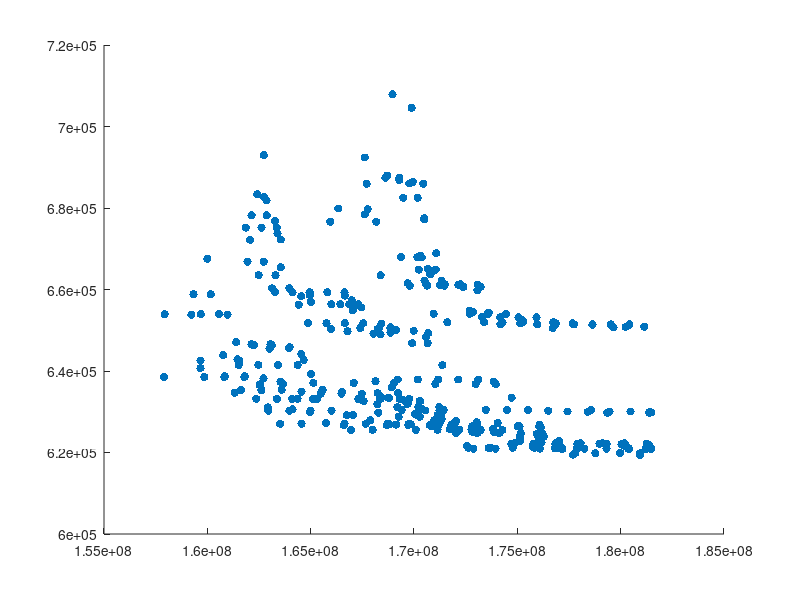

The MATLAB script that drew this image:



%%%%CT policy

X3=[165131560.010049
166949987.026806
167996664.223301
170090018.616290
171136695.812784
171136695.812784
172036174.310409
172871264.058355
173945537.458869
177169464.054996
180393718.382722
165947588.504417
165985600.279855
166781588.562385
167078178.430573
167564899.009054
168272014.611549
169129926.473555
171136937.438829
172178553.453497
172182164.086156
173066560.282688
174118038.503648
174707231.451363
176094084.260280
178242631.060924
178242631.060924
179316904.461438
180391177.861951
181465451.262465
181468779.745697
166336112.161435
167086622.793521
168239458.649544
168747229.752972
168792301.624226
169257169.418047
170284425.098207
171127814.889688
171207625.099516
172183373.019512
173228326.110140
175111710.232980
175136773.323550
175775760.824008
176841870.628330
177169206.339273
179316578.959193
179317335.431847
180391177.861970
181465451.262465
167087033.127406
168923736.595821
169231953.915477
169677722.568215
169572586.297335
170284425.098229
171283065.343195
172183606.789285
173230046.848598
174272230.114282
175167061.914352
175936597.216623
176173942.458053
176842974.206509
177904643.564142
180390778.295162
181465500.880188
167615118.905161
168134735.653012
169027168.022223
169231953.915490
169705012.626567
169573707.790425
170389653.856331
170536947.029911
171311791.524990
171339771.233035
172187506.411883
173230050.223947
174276727.389296
175169418.099899
176216999.456610
176276781.655841
176844668.937191
177909190.216814
179324199.855716
178976509.805298
180040692.095856
180391241.147081
181464719.627269
181464701.321873
181464701.321873
181464701.321873
167624277.052487
167758725.124287
168168232.485362
168373845.258164
169033855.523236
169763199.193190];

X1=[167709813.632596
168385889.083440
169798143.846102
169697354.802233
170951034.619630
171613796.613315
174179106.903309
175957884.341828
176711951.241273
168615768.687836
169291088.183446
169371728.460419
170590804.486989
170632456.971141
170239193.079283
170506477.852669
171466770.095879
172387150.163657
172301083.220767
172391672.471348
172699331.331206
172702477.917579
173293503.573966
173390454.466555
174278783.379801
175144215.504606
176845367.568347
178627939.048205
179650804.605501
168695111.560406
169291400.815788
169472737.215223
170164482.349097
171255614.936737
170370950.309829
170668190.348788
170777078.481170
172301083.220895
172849985.633215
173554527.793625
174167538.046456
174278783.379820
175167112.301988
176849343.840100
177740803.338373
178630955.728348
178630758.279197
179519617.046347
180241089.713083
168956480.163853
169766837.056457
170177606.094899
170302977.637956
171334774.534326
171497377.318403
171421432.329336
172148370.522722
170802339.981282
172301308.887486
173065002.621807
173576537.744538
174174362.168436
175055220.762906
175287866.938155
175230959.574621
176735164.688048
176853258.414770
177740803.338374
178631710.166165
179523311.830101
180414189.619891
181139397.865738
169766844.668973
170446513.215337
170490093.235561
171426302.908426
171487814.390036
172256138.267222
172256138.267222
172253969.663842
171049849.414732
171043707.021852
173092532.211218
173135259.287890
173223065.442404
173615871.973142
174447167.989588
175055264.395938
175929823.839338
176867714.204686
177677549.980029
178632262.836646
179523706.679342
181140675.565021
169882602.008333
169942470.819606
170450744.089342
170495634.200356
171072064.357695
180415181.832538];

X2=[161866980.879488
161938092.065575
162480527.890860
163273780.618226
163129394.852671
164117875.812032
164424797.313627
164874719.277145
165764276.908113
166653674.401128
167404432.023420
168036163.521760
169218095.683796
169406623.071657
171398970.207429
176491428.630241
177423105.082916
178413576.800496
179345785.496990
162066034.276667
162737038.382090
163275568.346276
164117875.814203
164540728.463965
165010929.476424
165998921.405484
166436936.813439
167046124.428036
167539038.387461
168249639.860542
168863729.486647
169906297.117973
170190628.968538
171028082.046748
171441318.582198
178442680.885314
178442680.885314
179427640.770492
181375185.612150
162143658.428853
162615808.471432
163299352.784367
163967656.176968
164966330.307109
164949720.882159
166658189.795146
166860854.132520
167175775.838510
167448567.204025
167543242.075911
168301137.628351
168860966.862638
168976158.645891
169128319.250748
169986428.970262
170580367.372018
170656868.421523
171163162.253293
172135523.412499
172986436.238002
173476516.138472
174495621.488787
178532971.471440
179462256.687703
180480050.967303
181390178.074207
181388352.792106
162414959.613590
162745175.356812
162869704.554367
162874575.142114
163275150.787403
163397534.070418
163552213.562888
163364636.063386
163967656.179757
166638251.244022
164961971.008886
165806070.719287
166985735.242748
167298722.263415
167543392.170049
168419382.340033
168874915.705801
169131367.980072
170683887.559368
171376731.307473
173108086.475416
173108041.711750
173860910.298553
173957850.588965
174726235.275661
175512950.144309
178560165.165954
179462256.687713
179462256.687712
180481771.814921
181469588.041926
162734521.667256
163558515.761358];

X5=[157911411.615255
159849116.939144
161330455.383064
162364319.207365
162949547.992512
162929178.397339
163520859.085191
164558535.124755
166603382.809574
169720542.021609
170760246.871017
170877402.245338
171738861.878367
172565573.545647
172630645.877304
173607984.199042
176824663.100843
177692999.990488
180939726.175960
157934736.397938
159225970.383717
159668362.102868
159668910.390718
159849362.190341
160818203.634296
161787045.078272
162532773.038909
163365295.175700
163968019.436556
164963406.950171
165734188.233464
166633887.203883
166633887.203883
167671315.291013
168682774.553588
169722470.425563
170760246.871539
170760246.871539
171783275.271863
172784795.102058
172820442.286029
173703582.997653
174776520.118002
175849457.238351
175849457.238351
176828180.870420
177812393.196804
178776295.000193
159331843.701583
159687419.871383
160563761.608105
160763724.879339
160844908.645977
161812801.387996
162563110.783120
164105404.160260
164117851.938482
164986288.076727
166754697.230240
167671553.455390
168706908.744102
168813011.337672
169722487.195543
170761206.143838
171799951.721468
171917241.859119
172792626.008792
173824974.675475
173830728.327906
173870015.219652
174784456.965910
175763255.526199
175849457.238376
176923796.806335
176922345.901341
177898987.750185
179973496.124562
180938588.617340
159997678.695496
160169549.442962
160980111.507751
161554099.699499
161461269.074161
162717350.329336
163655974.567142
163542285.765649
164362681.015842
165106562.915891
166004556.717224
167671563.243483
168709166.534927
169745580.446278
169851691.167525
170762166.297560
171800906.532066
171800906.532066
172824434.560120
173832157.209096
174784456.965936
176846773.466844];

X4=[161396379.722492
161518974.654989
161624715.170535
162614802.389306
162612812.741620
164550768.164419
165304206.579589
167047415.786561
167889989.456009
170848158.976330
174865065.310979
175931646.011381
176974264.647470
180185201.887250
181214377.884192
162135776.163126
162198197.883127
162471462.858243
163595089.779676
165497697.844359
166486694.730777
167306560.763118
167306560.763118
167370665.930239
168226873.191293
169194851.514573
170121707.575839
170125158.008626
170052597.490960
170994552.509048
170984945.083078
171973184.951243
172931301.009783
175013474.986499
175102198.427497
176028172.504022
176997801.108335
178064465.935428
179117395.062268
180184187.092603
180185619.288445
162250297.619046
163013355.270925
163422577.075998
164372470.242979
165019731.561113
165531661.493443
166505441.651353
167480041.394668
168332901.317983
168372087.137485
169438082.934528
170208004.369721
170215753.897810
171149947.301667
171992335.839754
173061595.548968
173009716.229929
175013832.607395
176054468.032792
176135498.886549
176998218.227403
178064473.517227
179131140.416141
181256120.292579
163043008.057672
163046611.243541
163953212.735031
164372470.243194
164372470.243194
165020869.316432
165571502.264144
165575121.138423
165577643.933300
166513368.058094
166520248.234447
167480043.069828
168410679.570986
169308914.946647
170277490.997276
170294027.381754
171221890.060403
171221157.224815
171231548.923083
172028066.207016
173032754.152314
174046389.455736
176078574.369744
177015746.067869
178064807.412170
178064807.412187
179131388.112589
180197818.323558
181364204.662545
181264321.249377
163056208.010592
163120086.365360
163984978.669204
164543712.811627
164659473.627108];

%%%%%%%%%%%%%%%%%%%%%%%%%%%%%%%%%%%%%%%%%%%%%%%%%%%%%%%%%%%%%%%%%%%%%%%%%%%%%

Y3=[637078.101377295
625553.800584277
625553.800584277
625553.800584277
625553.800584277
625553.800584277
624836.157608373
620954.433247716
620954.433247716
620828.639447293
620823.078814381
676630.889946983
650273.378015760
649768.856252478
637030.561036646
632599.268219109
629788.756775242
626858.447836554
625555.108257303
625526.944934585
625488.215940762
624753.629840078
624753.629840078
622113.401919351
620954.433260577
620954.433247716
620954.433247716
620954.433247716
620954.433247716
620954.433246925
620823.112836636
679881.739821523
637078.101377295
634584.122342364
633468.242824420
633345.198130679
628790.719972833
628790.719972802
627340.331134728
626858.447836554
625553.800773767
625513.425262655
623900.796669359
622860.557473590
622131.102916512
622113.401919351
621021.042391660
620966.777339960
620957.265727056
620954.433250881
620954.433247742
637080.418874587
635953.110675885
634584.122342166
631907.877085526
632582.244760312
628790.719973089
627712.732957517
625555.108257303
625553.721911895
625526.944934585
624676.943379472
624574.561231482
622415.940845749
622131.102916512
621314.064572011
620966.777341534
620954.786988585
678408.273756254
637504.171246347
636938.669880456
634584.122342364
632033.492711072
632599.268219109
630615.637753771
630312.777414789
628790.714083065
628121.851107841
625601.644954903
625553.800962900
625553.800275515
624752.205551516
624600.273252621
623890.356935651
622227.692172192
622113.401919351
622067.106856152
622113.401919335
622042.715712403
621023.889770535
620976.680614732
621021.042391660
621021.042391660
621021.042391660
692396.442623818
679708.480145137
676630.889946904
648981.161653012
637031.172319672
633191.794507138];

Y1=[685970.850721089
663470.063122507
660947.812518613
661544.401926543
654046.391837545
651945.179638596
651436.027141216
651423.416954544
650504.690246306
687442.353574351
686877.697201217
667913.356440597
661222.184980588
660947.812520547
664892.274061655
662157.436312782
660947.812518613
660680.786878002
660947.812518613
660587.450266798
654828.499177991
654046.391837545
653190.234254983
651945.179839145
651945.179638189
651649.303270308
651389.542509939
651387.000383781
650668.000780591
687973.102034216
687446.403603082
682536.072218968
667916.145013185
661087.169332602
667850.034568693
665098.129836128
663696.251553270
660947.812520554
654502.239392521
653972.459044975
653142.850945925
651945.179638596
651945.179638596
651423.416954544
651423.416954544
651397.175704795
651418.380623572
651387.000431094
650815.680062205
707898.740799009
686015.494519144
682537.761580829
668307.786949708
662139.583482954
661229.377504958
661239.162890732
661149.148146706
663750.867078506
660950.009137863
659777.025103999
654027.836753008
653190.234254983
653190.234254983
652119.362057231
652502.984020115
651973.877864898
651436.027141315
651423.416954593
651399.722432088
651399.722309639
651397.175704795
650850.140391974
686015.570063022
685970.850721589
677177.408595945
661328.786396766
661240.555585735
661222.184980588
661222.184980588
661239.360902017
664892.404406198
664906.837109682
661197.248116711
660945.525531498
660680.786878244
654321.800546752
653993.809768935
653190.557697696
653142.851081163
651694.322379116
651674.457509747
651423.416954544
651423.274456886
650858.934190754
704574.831341509
686417.014921755
686015.494519144
677465.582417410
668887.323253045
651423.417150245];

Y2=[675195.401341867
666842.280580824
663529.184415543
659317.467216617
660289.778819091
659317.467193653
656279.940019299
651740.394838668
651740.394838668
651738.720869583
650549.065844924
649185.039513393
637911.119208583
630442.040788240
630251.385906101
630251.385905944
630070.699600253
630003.770720273
629767.921434796
672226.189450037
666842.280580824
659331.578454498
659317.467210879
658337.306723226
656983.923978606
656384.834627316
656369.091670720
654860.227284424
651703.052700195
650329.855047439
649398.018351286
646788.090462788
637911.119208488
636803.817536939
630442.040788240
630070.699600253
630070.699600253
629837.684763022
629770.723057621
678180.547789879
675195.401341817
663529.184415543
660289.778796968
658557.823926106
659289.136511407
658516.318172792
656386.664242053
656024.487997172
655579.989194814
651738.720869584
650549.065844924
650527.191039020
650137.720818460
650113.596050478
649855.288978033
648403.094979702
646823.284635647
637911.119208583
637910.227221051
636803.817571111
630453.605510044
630452.141476503
630310.820380817
630070.699599776
630065.915426318
629814.077454017
629877.480715111
683351.845261734
682677.793468821
681845.377629332
678180.547789879
676835.594679184
673749.198801805
665446.038385547
675195.401341867
660289.778819091
659289.136511407
659317.467193677
659316.793877689
657333.862805527
656369.091670720
651740.394838668
651578.229282981
650690.423476158
650121.387991849
649274.779958183
641457.323285300
637909.470297476
637909.809591853
637371.780428892
636780.193524199
633468.070517323
630453.463381253
630392.148600615
630070.699600253
630070.699600269
630069.168271612
629837.858118752
692978.900012484
672265.139165527];

Y5=[638524.556342591
638524.556342591
634697.735858130
633169.633969037
630286.786696930
631054.583637728
627053.993406035
627053.993406035
626717.354667274
626715.858345023
626715.858338279
626693.397703175
625677.795731713
621665.366611363
621177.146608483
621094.183256270
620975.902670028
619468.842046936
619423.111856404
653943.043879614
653842.924383412
642512.763599324
640723.777055434
638526.426004111
638526.426003955
638526.426003955
636571.016065430
633169.579361570
630288.559971495
629932.114143277
627235.502115918
627053.993406035
627053.993406035
627053.788633356
626717.354667601
626717.354667274
626715.858345023
626715.858345023
626473.451948969
625677.795691719
625071.177729524
621177.146608483
621177.146608483
621177.146608483
621177.146608483
621089.466650689
619908.089291492
619808.865237391
658846.785099891
653943.043879614
653943.043879614
643875.331209809
638684.542977752
638684.542976888
636765.684891687
633140.207394863
630565.455398638
630288.559971495
629119.573798404
627053.877600420
627024.350737046
626886.695024457
626717.586238117
626716.601962040
626715.858345023
626693.397703175
625770.038429754
625703.180191205
625677.795691645
625071.177729524
621370.444128103
621331.197537010
621177.146609296
621177.053677083
621177.072658247
620975.988198082
619908.089256393
619808.865717340
667550.690015513
658796.138533292
653844.794424397
642482.566442903
642834.571936305
638224.430591311
636783.681626296
637334.749231817
633143.571903919
633140.207394862
630288.559974486
627053.993406498
627053.066963577
627041.487499901
626886.695024457
626717.354667274
626716.601962040
626716.601962040
626473.451948248
625707.438409759
621370.444128832
621328.247100698];

Y4=[647090.857245950
641472.467321923
635317.071485833
635298.348816760
635317.071485833
634952.924839450
633137.151372609
629206.011706752
627919.460420742
626445.166242990
622236.549932896
622236.549932896
621591.408834698
621590.653149769
620883.755220719
646594.691323439
646351.919627876
641480.963707789
635377.363818704
634467.155323764
634441.943491640
633137.151372609
633137.151372609
633096.465459019
631838.011414103
631141.190815710
629206.011706752
629201.784269807
629449.485492305
627747.717005296
627932.970855851
627239.781976193
626455.700198981
626445.166242990
626393.366915753
623697.393775694
622221.265820948
622220.919881227
622201.328277431
622201.328277431
621591.408834698
646389.648629954
645495.493684396
641480.963707803
641472.467319811
639248.551761455
634786.686419751
634633.455459876
634441.922907278
633360.035441492
633096.465459019
633015.617143557
631141.190816422
630364.166980219
629201.784259884
627355.227228236
627131.421169562
627239.121455630
626455.700198981
626447.519965866
626094.575602426
622236.244627190
622221.266032888
622220.919881227
621592.776132991
645895.519556320
645830.196453210
645661.758699894
641472.467321923
641472.467321923
639256.763142914
635384.582742913
635295.822111909
635279.190400759
634861.108538305
634802.769747904
634441.943491640
633597.193378609
633137.151372609
632626.370051601
632555.868587515
631137.849396580
631141.190816278
630328.200161232
627747.717005304
627440.831113135
627239.352437394
626817.274407936
622910.631134810
622236.549943735
622236.549932896
622236.549932896
622221.265820930
621878.123626769
622179.602664118
646594.691285174
646351.919627876
645840.917855772
644145.499231322
642700.960339487];

scatter([X1,X2,X3,X4,X5],[Y1,Y2,Y3,Y4,Y5],"filled");
